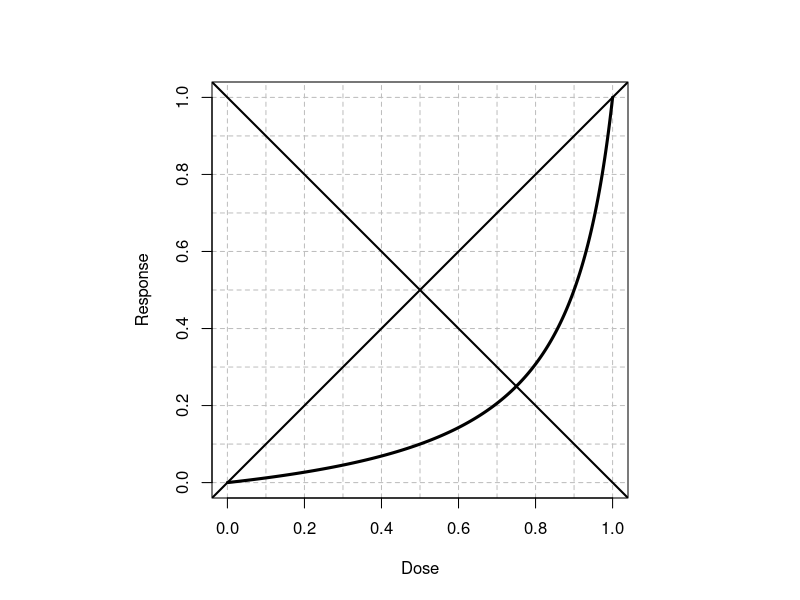

Write the R code that produced this figure.
## ---- chunk 1
ccx <- function(lambda,x) ((((1-lambda)/2)^2+lambda)/(((1-lambda)/2)^2+lambda*x))*x

par(pty="s")
x<-seq(0,1,len=1000)
y<-ccx(lambda= -0.5,x=x)
plot(0,0,type="n",xlab="Dose",ylab="Response",
     xlim=c(0,1),ylim=c(0,1),axes=FALSE)
abline(h=seq(0,1,by=0.1),v=seq(0,1,by=0.1),lty=2,col="gray")
abline(0,1,lty=1,lwd=2,col="black")
abline(1,-1,lty=1,lwd=2,col="black")
lines(x,y,lty=1,lwd=3,col="black")
axis(1)
axis(2)
box()
